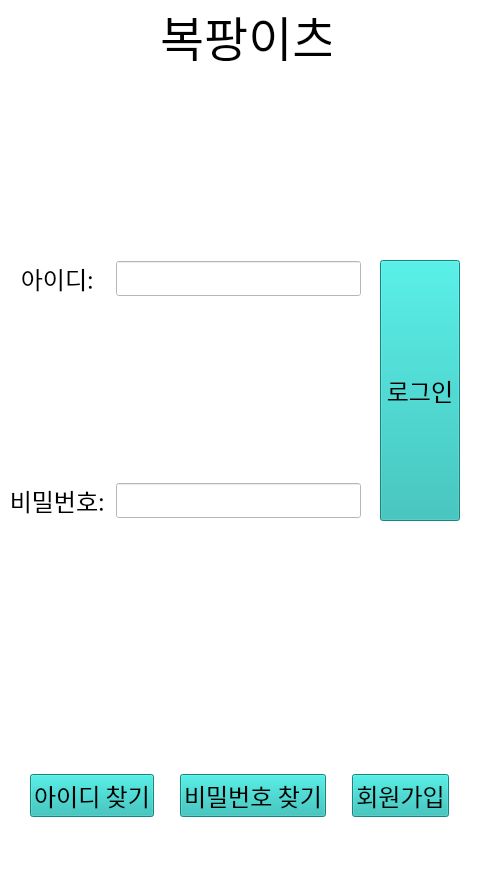
   <widget class="QWidget" name="page00_login">
    <property name="styleSheet">
     <string notr="true">background-color: rgb(255, 255, 255);</string>
    </property>
    <widget class="QLabel" name="Bokpang_eats_lbl">
     <property name="geometry">
      <rect>
       <x>160</x>
       <y>10</y>
       <width>171</width>
       <height>51</height>
      </rect>
     </property>
     <property name="font">
      <font>
       <family>나눔스퀘어</family>
       <pointsize>36</pointsize>
      </font>
     </property>
     <property name="text">
      <string>복팡이츠</string>
     </property>
    </widget>
    <widget class="QWidget" name="horizontalLayoutWidget">
     <property name="geometry">
      <rect>
       <x>10</x>
       <y>720</y>
       <width>461</width>
       <height>151</height>
      </rect>
     </property>
     <layout class="QHBoxLayout" name="find_sign_up_HLayout">
      <item>
       <widget class="QPushButton" name="find_id_pbtn">
        <property name="enabled">
         <bool>true</bool>
        </property>
        <property name="sizePolicy">
         <sizepolicy hsizetype="Fixed" vsizetype="Fixed">
          <horstretch>0</horstretch>
          <verstretch>0</verstretch>
         </sizepolicy>
        </property>
        <property name="minimumSize">
         <size>
          <width>0</width>
          <height>0</height>
         </size>
        </property>
        <property name="maximumSize">
         <size>
          <width>16777215</width>
          <height>16777215</height>
         </size>
        </property>
        <property name="sizeIncrement">
         <size>
          <width>0</width>
          <height>0</height>
         </size>
        </property>
        <property name="baseSize">
         <size>
          <width>0</width>
          <height>300</height>
         </size>
        </property>
        <property name="font">
         <font>
          <family>나눔스퀘어</family>
          <pointsize>18</pointsize>
         </font>
        </property>
        <property name="styleSheet">
         <string notr="true">background-color: rgb(30, 186, 180);</string>
        </property>
        <property name="text">
         <string>아이디 찾기</string>
        </property>
       </widget>
      </item>
      <item>
       <widget class="QPushButton" name="find_pw_pbtn">
        <property name="enabled">
         <bool>true</bool>
        </property>
        <property name="sizePolicy">
         <sizepolicy hsizetype="Fixed" vsizetype="Fixed">
          <horstretch>0</horstretch>
          <verstretch>0</verstretch>
         </sizepolicy>
        </property>
        <property name="minimumSize">
         <size>
          <width>0</width>
          <height>0</height>
         </size>
        </property>
        <property name="maximumSize">
         <size>
          <width>16777215</width>
          <height>16777215</height>
         </size>
        </property>
        <property name="sizeIncrement">
         <size>
          <width>0</width>
          <height>0</height>
         </size>
        </property>
        <property name="baseSize">
         <size>
          <width>0</width>
          <height>300</height>
         </size>
        </property>
        <property name="font">
         <font>
          <family>나눔스퀘어</family>
          <pointsize>18</pointsize>
         </font>
        </property>
        <property name="styleSheet">
         <string notr="true">background-color: rgb(30, 186, 180);</string>
        </property>
        <property name="text">
         <string>비밀번호 찾기</string>
        </property>
       </widget>
      </item>
      <item>
       <widget class="QPushButton" name="sign_up_pbtn">
        <property name="enabled">
         <bool>true</bool>
        </property>
        <property name="sizePolicy">
         <sizepolicy hsizetype="Fixed" vsizetype="Fixed">
          <horstretch>0</horstretch>
          <verstretch>0</verstretch>
         </sizepolicy>
        </property>
        <property name="minimumSize">
         <size>
          <width>0</width>
          <height>0</height>
         </size>
        </property>
        <property name="maximumSize">
         <size>
          <width>16777215</width>
          <height>16777215</height>
         </size>
        </property>
        <property name="sizeIncrement">
         <size>
          <width>0</width>
          <height>0</height>
         </size>
        </property>
        <property name="baseSize">
         <size>
          <width>0</width>
          <height>300</height>
         </size>
        </property>
        <property name="font">
         <font>
          <family>나눔스퀘어</family>
          <pointsize>18</pointsize>
         </font>
        </property>
        <property name="styleSheet">
         <string notr="true">background-color: rgb(30, 186, 180);</string>
        </property>
        <property name="text">
         <string>회원가입</string>
        </property>
       </widget>
      </item>
     </layout>
    </widget>
    <widget class="QWidget" name="gridLayoutWidget">
     <property name="geometry">
      <rect>
       <x>10</x>
       <y>80</y>
       <width>351</width>
       <height>621</height>
      </rect>
     </property>
     <layout class="QGridLayout" name="id_pw_GLayout">
      <item row="1" column="0">
       <widget class="QLabel" name="pw_lbl">
        <property name="maximumSize">
         <size>
          <width>100</width>
          <height>100</height>
         </size>
        </property>
        <property name="font">
         <font>
          <family>나눔스퀘어</family>
          <pointsize>18</pointsize>
         </font>
        </property>
        <property name="text">
         <string>비밀번호: </string>
        </property>
        <property name="alignment">
         <set>Qt::AlignCenter</set>
        </property>
       </widget>
      </item>
      <item row="1" column="1">
       <widget class="QLineEdit" name="pw_lineEdit">
        <property name="font">
         <font>
          <family>나눔스퀘어</family>
          <pointsize>14</pointsize>
         </font>
        </property>
        <property name="echoMode">
         <enum>QLineEdit::Password</enum>
        </property>
       </widget>
      </item>
      <item row="0" column="0">
       <widget class="QLabel" name="id_lbl">
        <property name="maximumSize">
         <size>
          <width>100</width>
          <height>100</height>
         </size>
        </property>
        <property name="font">
         <font>
          <family>나눔스퀘어</family>
          <pointsize>18</pointsize>
         </font>
        </property>
        <property name="text">
         <string>아이디: </string>
        </property>
        <property name="alignment">
         <set>Qt::AlignCenter</set>
        </property>
       </widget>
      </item>
      <item row="0" column="1">
       <widget class="QLineEdit" name="id_lineEdit">
        <property name="font">
         <font>
          <family>나눔스퀘어</family>
          <pointsize>14</pointsize>
         </font>
        </property>
       </widget>
      </item>
     </layout>
    </widget>
    <widget class="QPushButton" name="login_pbtn">
     <property name="enabled">
      <bool>true</bool>
     </property>
     <property name="geometry">
      <rect>
       <x>380</x>
       <y>260</y>
       <width>80</width>
       <height>261</height>
      </rect>
     </property>
     <property name="sizePolicy">
      <sizepolicy hsizetype="Fixed" vsizetype="Fixed">
       <horstretch>0</horstretch>
       <verstretch>0</verstretch>
      </sizepolicy>
     </property>
     <property name="minimumSize">
      <size>
       <width>0</width>
       <height>0</height>
      </size>
     </property>
     <property name="maximumSize">
      <size>
       <width>16777215</width>
       <height>16777215</height>
      </size>
     </property>
     <property name="sizeIncrement">
      <size>
       <width>0</width>
       <height>0</height>
      </size>
     </property>
     <property name="baseSize">
      <size>
       <width>0</width>
       <height>300</height>
      </size>
     </property>
     <property name="font">
      <font>
       <family>나눔스퀘어</family>
       <pointsize>18</pointsize>
      </font>
     </property>
     <property name="styleSheet">
      <string notr="true">background-color: rgb(30, 186, 180);</string>
     </property>
     <property name="text">
      <string>로그인</string>
     </property>
    </widget>
   </widget>
